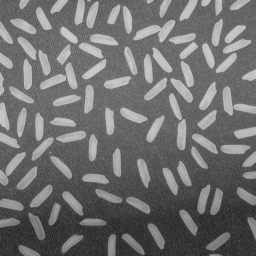
%> input picture doc/userManual/images/imGranulo/rice.png, 256 x 256 px
$ octave demoImFeretDiameter.m   (GNU Octave 9; MATLAB toolbox functions it lacks are replaced by stand-ins)
%> lines starting %> are read from the running program, lines starting %| are printed output that depends on the picture; in (x1, y1, x2, y2) boxes, pixels count from 0 and x2, y2 are one past the last pixel; in counts of white or black regions, pixels touching at a corner belong together; the program's own positions count from 1
### malimpa/imMeasures/imHistogram.m
function varargout = imHistogram(img, varargin)
%IMHISTOGRAM  Histogram of 2D/3D grayscale or color images
%
%   Usage
%   H = imHistogram(IMG);
%   imHistogram(IMG);
%
%   Description
%   H = imHistogram(IMG);
%   Compute the histogram of the image IMG. IMG can be a 2D or 3D image.
%   The number of bins is computed automatically depending on image type
%   for integer images, and on image min/max values for floating-point
%   images.
%   If IMG is a color image, the result is a N-by-3 array, containing
%   histograms for the red, green and blue bands in each column.
%
%   H = imHistogram(..., N);
%   Specifies the number of histogram bins. N must be a scalar>0.
%
%   H = imHistogram(..., [GMIN GMAX]);
%   Specifies the gray level extents. This can e especially useful for
%   images stored in float, or for images with more than 256 gray levels.
%
%   H = imHistogram(..., []);
%   Forces the function to compute the histogram limits from values of
%   image gray levels.
%
%   H = imHistogram(..., BINS);
%   Specifies the bin centers.
%
%   H = imHistogram(..., ROI);
%   where ROI is a binary image the same size as IMG, computes the
%   histogram only for pixels/voxels located inside of the specified region
%   of interest.
%
%   [H X] = imHistogram(...);
%   Returns the center of bins used for histogram computation.
%
%   imHistogram(IMG);
%   When called with no output argument, displays the histogram on the
%   current axis.
%
%
%   Examples
%   % Histogram of a grayscale image (similar to imhist)
%     img = imread('cameraman.tif');
%     imHistogram(img);
%
%   % RGB Histogram of a color image
%     img = imread('peppers.png');
%     imHistogram(img);
%
%   % Compute histogram of a 3D image, only for pixel with non null values
%   % (requires image processing toolbox)
%     info = analyze75info('brainMRI.hdr');
%     X = analyze75read(info);
%     imHistogram(X, X>0, 0:88)
%
%   See also
%   imhist, hist
%
% ------
% Author: David Legland
% e-mail: david.legland@grignon.inra.fr
% Created: 2010-01-27,    using Matlab 7.9.0.529 (R2009b)
% Copyright 2010 INRA - Cepia Software Platform.

% HISTORY
% 2010-09-10 code cleanup, update doc


%% Initialise default parameters

% default number of histogram bins
N = 256;

% default roi is empty
roi = [];

% check if image is color
colorImage = size(img, 3) == 3;

% physical dimension of image
imgSize = size(img);
if colorImage
    imgSize(3) = [];
end

% compute intensity bounds, based either on type or on image data
if isinteger(img)
    type = class(img);
    minimg = intmin(type);
    maximg = intmax(type);
else
    minimg = min(img(:));
    maximg = max(img(:));
end


%% Process input arguments

% process each argument
while ~isempty(varargin)
    var = varargin{1};

    if isempty(var)
        % if an empty variable is given, assumes gray level bounds must be
        % recomputed from image values
        minimg = min(img(:));
        maximg = max(img(:));

    elseif isnumeric(var) && length(var) == 1
        % argument is number of bins
        N = var;

    elseif isnumeric(var) && length(var) == 2
        % argument is min and max of values to compute
        minimg = var(1);
        maximg = var(2);

    elseif islogical(var)
        % argument is a ROI
        roi = var;

        % compute roi physical size
        roiSize = size(roi);
        if colorImage && length(roiSize) > length(imgSize)
            roiSize(3) = [];
        end

        % check roi size
        if any(roiSize ~= imgSize)
            error('ROI and image must have same size');
        end

    elseif isnumeric(var)
        % argument is value for histogram bins
        x = var;
        minimg = var(1);
        maximg = var(end);
        N = length(x);
    end

    % remove processed argument from the list
    varargin(1) = [];
end

% compute bin centers if they were not specified
if ~exist('x', 'var')
    x = linspace(double(minimg), double(maximg), N);
end


%% Main processing

% compute image histogram
if ~colorImage
    % process 2D or 3D grayscale image
    h = calcHistogram(img, x, roi);

else
    % process color image: compute histogram of each channel
    h = zeros(length(x), 3);
    if ndims(img) == 3
        % process 2D color image
        for i = 1:3
            h(:, i) = calcHistogram(img(:,:,i), x, roi);
        end
    else
        % process 3D color image
        for i = 1:3
            h(:, i) = calcHistogram(img(:,:,i,:), x, roi);
        end
    end
end


%% Process output arguments

% In case of no output argument, display the histogram
if nargout == 0
    % display histogram in current axis
    if ~colorImage
        % Display grayscale histogram
        bar(gca, x, h, 'hist');
        % use jet color to avoid gray display
        colormap jet;

    else
        % display each color histogram as stairs, to see the 3 curves
        hh = stairs(gca, x, h);

        % setup curve colors
        set(hh(1), 'color', [1 0 0]); % red
        set(hh(2), 'color', [0 1 0]); % green
        set(hh(3), 'color', [0 0 1]); % blue
    end

    % setup histogram bounds
    xlim([minimg maximg]);

elseif nargout == 1
    % return histogram
    varargout = {h};
elseif nargout == 2
    % return histogram and x placement
    varargout = {h, x};
elseif nargout == 3
    % return red, green and blue histograms as separate outputs
    varargout = {h(:,1), h(:,2), h(:,3)};
elseif nargout == 4
    % return red, green and blue histograms as separate outputs as well as
    % the bin centers
    varargout = {h(:,1), h(:,2), h(:,3), x};
end


%% Utilitary functions

function h = calcHistogram(img, x, roi)
% Compute image histogram using specified bins, and eventually a region of
% interest

if isempty(roi)
    % histogram of whole image
    h = hist(double(img(:)), x)';
else
    % histogram constrained to ROI
    h = hist(double(img(roi)), x)';
end

### malimpa/imMeasures/imFeretDiameter.m
function [fd labels] = imFeretDiameter(img, varargin)
%IMFERETDIAMETER Feret diameter of a particle(s) for a given direction(s)
%
%   FD = imFeretDiameter(IMG, THETA);
%   Compute the Feret diameter for particles in image IMG (binary or
%   label), for the direction THETA, given in degrees.
%   The result is a N-by-1 column vector, containing the Feret diameter of
%   each particle in IMG.
%
%   THETA can be a set of directions. In this case, the result has as many
%   columns as the number of directions, and as many rows as the number of
%   particles.
%
%   FD = imFeretDiameter(IMG);
%   Uses a default set of directions for computing Feret diameter.
%
%   FD = imFeretDiameter(..., SPACING);
%   Specifies the spatial calibration of image. SPACING = [SX SY] is a
%   1-by-2 row vector that contains the size of a pixel.
%   Default spacing value is [1 1].
%
%   [FD LABELS] = imFeretDiameter(...);
%   Also returns the set of labels that were considered for measure.
%
%   The maximum Feret diameter can be obtained using a max() function.
%
%   Example:
%     % compute Feret diameter for a discrete square
%     img = zeros(100, 100, 'uint8');
%     img(21:80, 21:80) = 1;
%     theta = linspace(0, 180, 201);
%     fd = imFeretDiameter(img, theta);
%     figure(1); clf; set(gca, 'fontsize', 14);
%     plot(theta, fd); xlim([0 180]);
%     xlabel('Angle (in degrees)');
%     ylabel('Diameter (in pixels)');
%     title('Feret diameter of discrete square');
%
%   % max Feret diameter:
%     diam = max(fd, [], 2)
%     ans =
%        84.4386
%
%   See also
%   imOrientedBox
%
% ------
% Author: David Legland
% e-mail: david.legland@grignon.inra.fr
% Created: 2010-03-08,    using Matlab 7.9.0.529 (R2009b)
% Copyright 2010 INRA - Cepia Software Platform.

%   HISTORY
%   2011-02-06 update doc, use convex hull, use degrees instead of radians


%% Extract number of orientations

theta = 180;
if ~isempty(varargin)
    var1 = varargin{1};
    if isscalar(var1)
        % Number of directions given as scalar
        theta = var1;
        varargin(1) = [];

    elseif ndims(var1) == 2 && sum(size(var1) ~= [1 2]) ~= 0
        % direction set given as vector
        theta = var1;
        varargin(1) = [];
    end
end


%% Extract spatial calibration

% default values
spacing = [1 1];
origin  = [1 1];
calib   = false;

% extract spacing
if ~isempty(varargin)
    spacing = varargin{1};
    varargin(1) = [];
    calib = true;
    origin = [0 0];
end

% extract origin
if ~isempty(varargin)
    origin = varargin{1};
end


%% Initialisations

nTheta = length(theta);

% number of particles
labels = unique(img(:));
labels(labels==0) = [];
nLabels = length(labels);

% allocate memory for result
fd = zeros(nLabels, nTheta);

for i = 1:nLabels
    % extract pixel centroids
    [y x] = find(img==labels(i));
    if isempty(x)
        continue;
    end

    % transform to physical space if needed
    if calib
        x = (x-1) * spacing(1) + origin(1);
        y = (y-1) * spacing(2) + origin(2);
    end

    % keep only points of the convex hull
    try
        inds = convhull(x, y);
        x = x(inds);
        y = y(inds);
    catch ME %#ok<NASGU>
        % an exception can occur if points are colinear.
        % in this case we transform all points
    end

    % recenter points (should be better for numerical accuracy)
    x = x - mean(x);
    y = y - mean(y);

    % iterate over orientations
    for t = 1:nTheta
        % convert angle to radians, and change sign (to make transformed
        % points aligned along x-axis)
        theta2 = -theta(t) * pi / 180;

        % compute only transformed x-coordinate
        x2  = x * cos(theta2) - y * sin(theta2);

        % compute diameter for extreme coordinates
        xmin    = min(x2);
        xmax    = max(x2);

        % store result (add 1 pixel to consider pixel width)
        dl = spacing(1) * abs(cos(theta2)) + spacing(2) * abs(sin(theta2));
        fd(i, t) = xmax - xmin + dl;
    end
end

### demos/imMeasures/demoImFeretDiameter.m
%DEMOIMFERETDIAMETER  One-line description here, please.
%
%   output = demoImFeretDiameter(input)
%
%   Example
%   demoImFeretDiameter
%
%   See also
%
%
% ------
% Author: David Legland
% e-mail: david.legland@grignon.inra.fr
% Created: 2011-02-06,    using Matlab 7.9.0.529 (R2009b)
% Copyright 2011 INRA - Cepia Software Platform.

%% Segmentation de l'image

% image de depart
img = imread('rice.png');
%> img is the input picture: size 256x256 uint8; min 40, max 204, mean 111.2
figure(1); clf;
imshow(img);

% calcul du fond
bg = imopen(img, ones(30, 30));
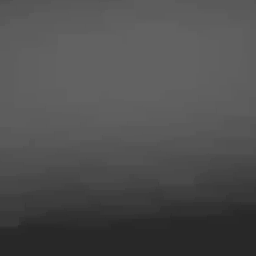
%> bg: size 256x256 uint8; min 40, max 98, mean 78.7
img2 = img - bg;
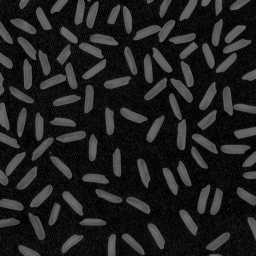
%> img2: size 256x256 uint8; min 0, max 113, mean 32.6
figure(2); clf;
imshow(img2);


% affiche histogramme pour identifier seuil
figure(3); clf;
imHistogram(img2);
%> after the loop in imHistogram, `while ~isempty(varargin)`: N = 256; varargin = {}
%> in imHistogram, `x = linspace(double(minimg), double(maximg), N);`: x = 256 values from 0 to 255
%> in calcHistogram, `h = hist(double(img(:)), x)';`: h = 256 values, max 3010 at index 9, min 0 at index 115, mean 256
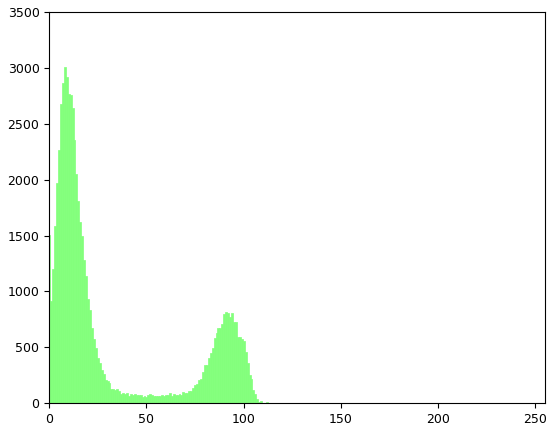
%> figure redrawn from the program's plot data; tallest bar 3010 high, from x = 7.5 to 8.5

% binarisation de l'image
bin = img2>50;
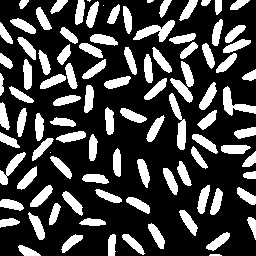
%> bin: size 256x256 logical; 26.9% white; 99 white regions (4 under 20 px), largest, box (x1, y1, x2, y2) and area: (133, 20, 175, 42) 403, (169, 93, 186, 150) 400, (223, 86, 256, 116) 374
bin = imclearborder(bin, 4);
%> bin: size 256x256 logical; 21.6% white; 72 white regions (2 under 20 px), largest, box (x1, y1, x2, y2) and area: (133, 20, 175, 42) 403, (169, 93, 186, 150) 400, (199, 82, 217, 110) 235
imshow(bin);

% labelise l'image, avec connexité minimale
lbl = bwlabel(bin, 4);
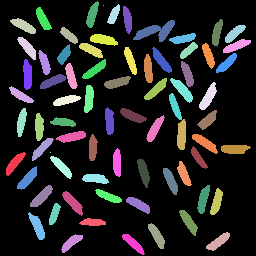
%> lbl: size 256x256 double; 74 distinct labels, from 0 to 73; one colour per label, 0 black
nLabels = max(lbl(:));
%> nLabels = 73

% affiche une image labelisee
rgb = label2rgb(lbl, jet(nLabels), 'w', 'shuffle');
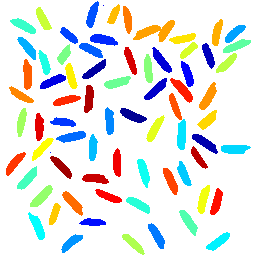
%> rgb: size 256x256x3 uint8; mean R, G, B 226.8, 229.5, 225.7
figure(4); clf;
imshow(rgb);


%% Calcul des diametres de Feret

% liste de directions pour le calcul de Feret
nTheta = 200;
theta = linspace(0, 180, nTheta+1);
theta = theta(1:end-1);

% calcule les diametres de feret
fd = imFeretDiameter(lbl, theta);
%> in imFeretDiameter, `var1 = varargin{1};`: var1 = 200 values from 0 to 179.1
%> in imFeretDiameter, `labels = unique(img(:));`: labels = 74 values from 0 to 73
%> in imFeretDiameter, `nLabels = length(labels);`: nLabels = 73
%> in imFeretDiameter, `fd = zeros(nLabels, nTheta);`: fd: size 73x200 double; every value is 0
%> the loop in imFeretDiameter, `for i = 1:nLabels` made 73 passes
%> (x, y) on passes 3, 8, 9, 12, 13: ([35; 31; 26; 15; 11; 11; 13; 18; 19; 22; 26; 32; 36; 36; 35], [34; 34; 32; 26; 22; 21; 20; 19; 19; 20; 22; 26; 30; 33; 34]), ([45; 45; 43; 40; 39; 37; 30; 29; 29; 30; 38; 40; 41; 43; 45], [6; 11; 13; 13; 12; 8; -8; -12; -13; -14; -10; -7; -5; 0; 6]), ([31; 33; 47; 49; 51; 52; 53; 53; 52; 48; 41; 38; 31; 31], [8; 5; -9; -10; -10; -9; -7; -6; -3; 2; 9; 11; 11; 8]), ([6; 1; 0; -2; -6; -7; -7; -5; -3; -1; 2; 8; 8; 6], [30; 30; 29; 26; 18; 15; 10; 8; 8; 11; 16; 28; 29; 30]), ([46; 44; 40; 39; 40; 41; 46; 47; 50; 51; 51; 50; 48; 46], [75; 73; 59; 54; 51; 51; 55; 56; 65; 69; 70; 73; 75; 75])
%> (inds, x, y) on passes 4, 6, 7: ([178; 75; 13; 1; 2; 31; 63; 154; 190; 199; 178], [34; 26; 20; 18; 19; 23; 26; 33; 36; 36; 34], [60; 52; 44; 40; 38; 38; 40; 47; 51; 60; 60]), ([206; 215; 173; 69; 35; 4; 1; 5; 57; 161; 206], [37; 37; 33; 25; 22; 18; 18; 19; 25; 33; 37], [167; 176; 181; 189; 190; 189; 186; 184; 177; 169; 167]), ([96; 35; 7; 1; 8; 36; 66; 97; 202; 221; 201; 178; 126; 96], [27; 25; 24; 24; 25; 26; 27; 28; 32; 32; 31; 30; 28; 27], [90; 88; 72; 66; 61; 60; 60; 61; 67; 86; 88; 89; 90; 90])
%> after the loop in imFeretDiameter, `for i = 1:nLabels`:
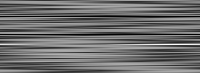
%> fd: size 73x200 double; min 1, max 46.1, mean 20.5; drawn with min black and max white

% calcule le diametre max
[fdMax indMax] = max(fd, [], 2);
%> fdMax = 73 values, max 46.1 at index 45, min 1.41 at index 17, mean 28.19; indMax = 73 values, max 193 at index 71, min 6 at index 27, mean 98.74

% indices des diametres a 90 du max
indMax2 = mod(indMax + nTheta/2-1, nTheta) + 1;
%> indMax2 = 73 values, max 195 at index 7, min 10 at index 32, mean 108.3

% tableau des diametres de Feret a 90 degre du max
fd90 = zeros(size(fdMax));
for i=1:size(fd, 1)
    fd90(i) = fd(i, indMax2(i));
end
%> after the loop, fd90 = 73 values, max 20.81 at index 45, min 1.41 at index 17, mean 9.85

%% Essaie de trouver rectangle englobant

% calcule le diametre min
[fdMin indMin] = min(fd, [], 2);
%> fdMin = 73 values, max 19.37 at index 45, min 1 at index 17, mean 9.23; indMin = 73 values, max 196 at index 47, min 1 at index 7, mean 93.7

$ run again, with doc/userManual/images/imGranulo/coins_OpDisk15.tif saved as doc/userManual/images/imGranulo/rice.png
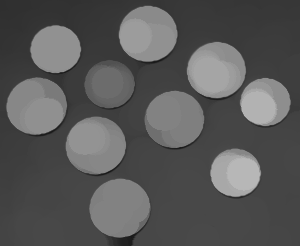
%> input picture doc/userManual/images/imGranulo/coins_OpDisk15.tif, 300 x 246 px
%> img is the input picture: size 246x300 uint8; min 23, max 183, mean 88.2
%> after the loop in imHistogram, `while ~isempty(varargin)`: N = 256; varargin = {}
%> in imHistogram, `x = linspace(double(minimg), double(maximg), N);`: x = 256 values from 0 to 255
%> in calcHistogram, `h = hist(double(img(:)), x)';`: h = 256 values, max 40033 at index 1, min 0 at index 105, mean 288.3
%> bin: size 246x300 logical; 3.7% white; 36 white regions, largest, box (x1, y1, x2, y2) and area: (240, 89, 246, 117) 117, (30, 36, 36, 64) 112, (255, 160, 261, 186) 111
%> `lbl = bwlabel(bin, 4);`:
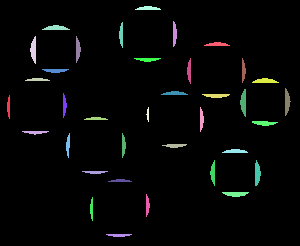
%> lbl: size 246x300 double; 37 distinct labels, from 0 to 36; one colour per label, 0 black
%> `nLabels = max(lbl(:));`: nLabels = 36
%> var1 = 200 values from 0 to 179.1
%> labels = 37 values from 0 to 36
%> in imFeretDiameter, `nLabels = length(labels);`: nLabels = 36
%> the loop in imFeretDiameter, `for i = 1:nLabels` made 36 passes
%> (inds, x, y) on passes 1 to 3: ([31; 54; 30; 10; 1; 11; 31], [0.857; 0.857; -0.143; -1.14; -1.14; -0.143; 0.857], [-9.86; 13.14; 11.14; 6.14; -2.86; -7.86; -9.86]), ([1; 65; 63; 53; 35; 31; 4; 1], [-12; 14; 12; 7; 1; 0; -10; -12], [-1.25; -1.25; -0.25; 0.75; 1.75; 1.75; -0.25; -1.25]), ([57; 1; 3; 13; 43; 54; 57], [10.29; -13.71; -11.71; -6.71; 3.29; 8.29; 10.29], [0.857; 0.857; -0.143; -1.14; -1.14; -0.143; 0.857])
%> after the loop in imFeretDiameter, `for i = 1:nLabels`:
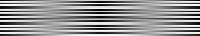
%> fd: size 36x200 double; min 3, max 28.07, mean 17.4; drawn with min black and max white
%> fdMax = 36 values, max 28.07 at index 31, min 15.03 at index 19, mean 25.69; indMax = 36 values, max 196 at index 22, min 3 at index 2, mean 56.58
%> indMax2 = 36 values, max 199 at index 4, min 6 at index 8, mean 139.9
%> after the loop `for i=1:size(fd, 1)`: fd90 = 36 values, max 7.24 at index 31, min 3.5 at index 19, mean 4.8
%> fdMin = 36 values, max 6 at index 4, min 3 at index 1, mean 4.17; indMin = 36 values, max 101 at index 2, min 1 at index 1, mean 51

$ run again, with doc/userManual/images/imGranulo/coins_OpDisk27.tif saved as doc/userManual/images/imGranulo/rice.png
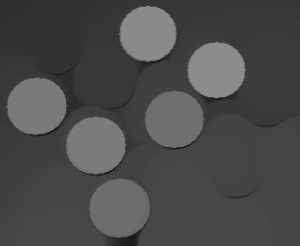
%> input picture doc/userManual/images/imGranulo/coins_OpDisk27.tif, 300 x 246 px
%> img is the input picture: size 246x300 uint8; min 23, max 140, mean 74.9
%> after the loop in imHistogram, `while ~isempty(varargin)`: N = 256; varargin = {}
%> in imHistogram, `x = linspace(double(minimg), double(maximg), N);`: x = 256 values from 0 to 255
%> in calcHistogram, `h = hist(double(img(:)), x)';`: h = 256 values, max 63625 at index 1, min 0 at index 76, mean 288.3
%> `bin = img2>50;`:
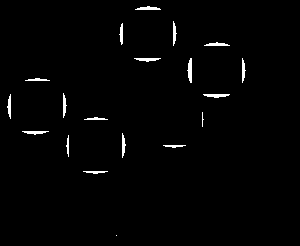
%> bin: size 246x300 logical; 1.4% white; 19 white regions (2 under 20 px), largest, box (x1, y1, x2, y2) and area: (187, 58, 192, 83) 87, (203, 94, 230, 98) 76, (134, 58, 161, 62) 70
%> lbl: size 246x300 double; 20 distinct labels, from 0 to 19
%> `nLabels = max(lbl(:));`: nLabels = 19
%> `rgb = label2rgb(lbl, jet(nLabels), 'w', 'shuffle');`:
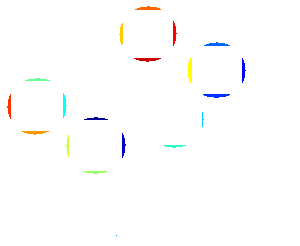
%> rgb: size 246x300x3 uint8; mean R, G, B 253.3, 253.1, 252.9
%> var1 = 200 values from 0 to 179.1
%> labels = 20 values from 0 to 19
%> in imFeretDiameter, `nLabels = length(labels);`: nLabels = 19
%> the loop in imFeretDiameter, `for i = 1:nLabels` made 19 passes
%> (inds, x, y) on passes 1 to 3: ([39; 63; 38; 17; 2; 1; 3; 18; 39], [11; 11; 10; 9; 8; 8; 9; 10; 11], [95; 119; 117; 114; 108; 107; 100; 97; 95]), ([1; 67; 58; 37; 33; 11; 4; 1], [-9.75; 16.25; 10.25; 3.25; 2.25; -4.75; -7.75; -9.75], [-1.38; -1.38; 0.625; 1.62; 1.62; 0.625; -0.375; -1.38]), ([49; 1; 4; 18; 30; 45; 49], [10.29; -13.71; -10.71; -3.71; 0.286; 7.29; 10.29], [0.857; 0.857; -0.143; -1.14; -1.14; -0.143; 0.857])
%> fdMax = 19 values, max 27.02 at index 2, min 1.41 at index 8, mean 23.21; indMax = 19 values, max 199 at index 2, min 3 at index 11, mean 72.11
%> indMax2 = 19 values, max 198 at index 1, min 5 at index 16, mean 130
%> after the loop `for i=1:size(fd, 1)`: fd90 = 19 values, max 6 at index 15, min 1.41 at index 8, mean 4.14
%> fdMin = 19 values, max 5 at index 15, min 1 at index 8, mean 3.53; indMin = 19 values, max 101 at index 2, min 1 at index 1, mean 48.37
